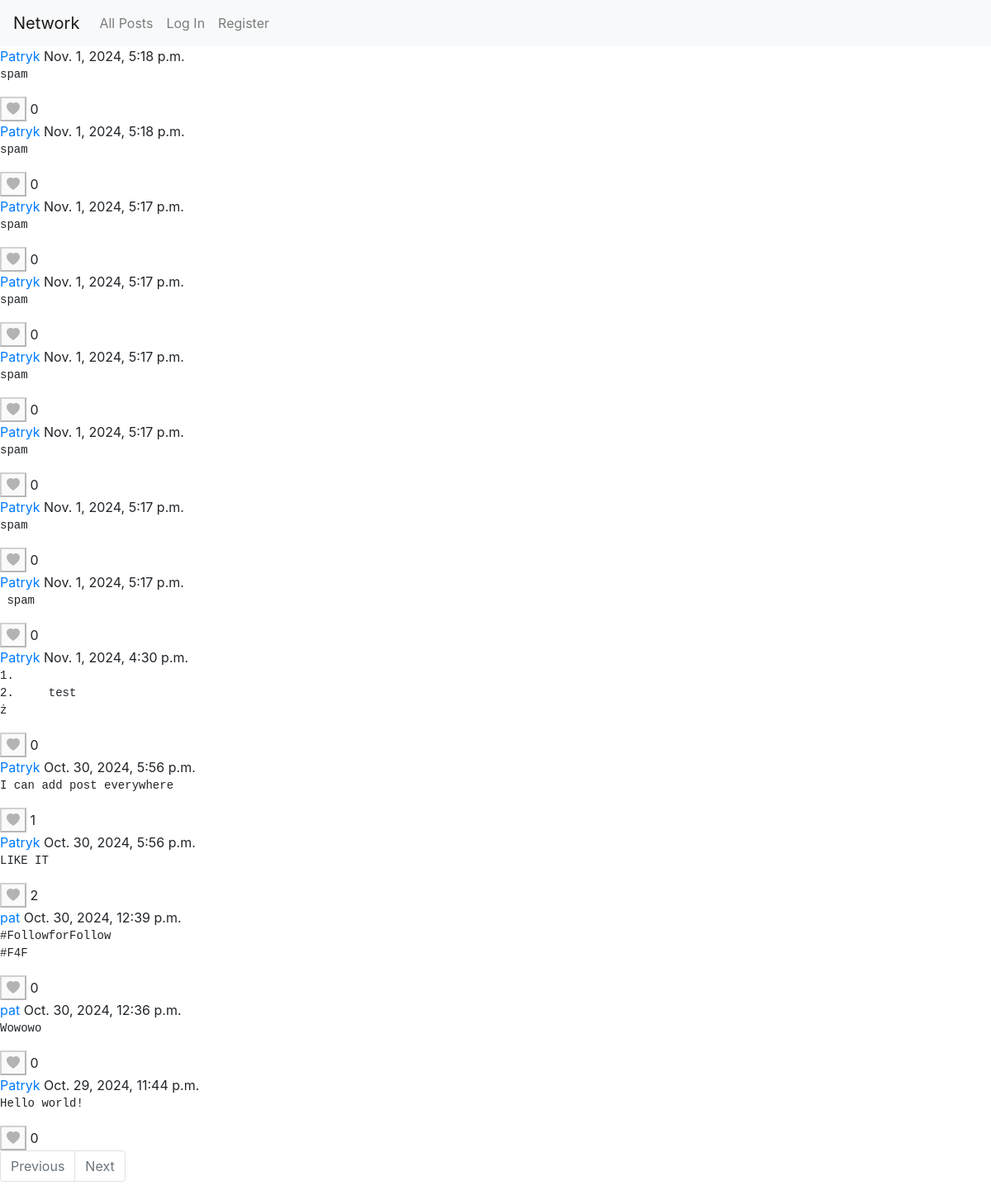
Screenshot of /user/2/followings with the database file from the repository.
### network/models.py (models this page shows, shortened)
class Post(models.Model):
    user = models.ForeignKey(User, on_delete=models.CASCADE, related_name="posts")
    body = models.TextField(blank=True)
    timestamp = models.DateTimeField(auto_now_add=True)
    likes = models.ManyToManyField(User, blank=True, related_name="liked_posts")

class User(AbstractUser):
    following = models.ManyToManyField("self", symmetrical=False, related_name="followers")

### network/views.py (the view)
# urls.py: path("user/<int:id>/followings", views.following, name="following"),
def following(request, id):
    user = User.objects.filter(id=id).first()
    following_users = user.following.all()
    page = Post.objects.filter(user__in=following_users).order_by("-timestamp")
    return render(request, "network/index.html", {
        "page_data": page
    })

### network/templates/network/index.html (shortened to what this page needs)
{% extends "network/layout.html" %}
{% load static %}
{% block body %}
<div class="feed">
    {% for post in page_data%}
    <div class="post" data-post-id="{{ post.id }}">
        <a href="{% url "user_profile" post.user.id %}">{{post.user}}</a>
        <span> {{post.timestamp}} </span>
        <pre>{{post.body}}</pre>
        {% if user.is_authenticated %}
            {% if user in post.likes.all %}
                <button class="like-btn" data-post-id="{{ post.id }}"><i class="bi bi-heart-fill"></i></button>
            {% else %}
                <button class="like-btn" data-post-id="{{ post.id }}"><i class="bi bi-heart"></i></button>
            {% endif %}
        {% else %}
        <button id="like-btn-disabled" class="like-btn" disabled ><i class="bi bi-heart-fill"></i></button>
        {% endif %}
        <span class="like-count" data-post-id="{{ post.id }}">{{ post.likes.count }}</span>
    </div>
    {% endfor %}
</div>
<ul class="pagination">
    {% if page_data.has_previous %}
        <a class="page-link" href="/?page={{page_data.previous_page_number}}">Previous</a>
    {% else %}
    <li class="page-item disabled">
        <a class="page-link" tabindex="-1">Previous</a>
    </li>
    {% endif %}
    {% if page_data.has_next %}
        <a class="page-link" id="next-page" href="/?page={{page_data.next_page_number}}">Next</a>
    {% else %}
        <li class="page-item disabled">
            <a class="page-link" >Next</a>
        </li>
    {% endif %}
</ul>
{% endblock %}

### network/static/network/styles.css (style rules this page uses)
button:disabled { position:relative; }
button:disabled::after { content:attr(data-tooltip); position: absolute; left: 120%; bottom: 10%; text-wrap:nowrap; border: 1px solid; border-radius: 10px; padding: 2px; background-color:rgb(236, 236, 118); opacity: 0; transition: opacity 0.8s; visibility: hidden; font-size: small; }

### rows the page displays
Post: user "Patryk", timestamp "Nov. 1, 2024, 5:18 p.m.", body "spam", likes.count "0"
Post: user "Patryk", timestamp "Nov. 1, 2024, 5:18 p.m.", body "spam", likes.count "0"
Post: user "Patryk", timestamp "Nov. 1, 2024, 5:17 p.m.", body "spam", likes.count "0"
Post: user "Patryk", timestamp "Nov. 1, 2024, 5:17 p.m.", body "spam", likes.count "0"
Post: user "Patryk", timestamp "Nov. 1, 2024, 5:17 p.m.", body "spam", likes.count "0"
Post: user "Patryk", timestamp "Nov. 1, 2024, 5:17 p.m.", body "spam", likes.count "0"
Post: user "Patryk", timestamp "Nov. 1, 2024, 5:17 p.m.", body "spam", likes.count "0"
Post: user "Patryk", timestamp "Nov. 1, 2024, 5:17 p.m.", body "spam", likes.count "0"
Post: user "Patryk", timestamp "Nov. 1, 2024, 4:30 p.m.", body "1. 2. test ż", likes.count "0"
Post: user "Patryk", timestamp "Oct. 30, 2024, 5:56 p.m.", body "I can add post everywhere", likes.count "1"
Post: user "Patryk", timestamp "Oct. 30, 2024, 5:56 p.m.", body "LIKE IT", likes.count "2"
Post: user "pat", timestamp "Oct. 30, 2024, 12:39 p.m.", body "#FollowforFollow #F4F", likes.count "0"
Post: user "pat", timestamp "Oct. 30, 2024, 12:36 p.m.", body "Wowowo", likes.count "0"
Post: user "Patryk", timestamp "Oct. 29, 2024, 11:44 p.m.", body "Hello world!", likes.count "0"
